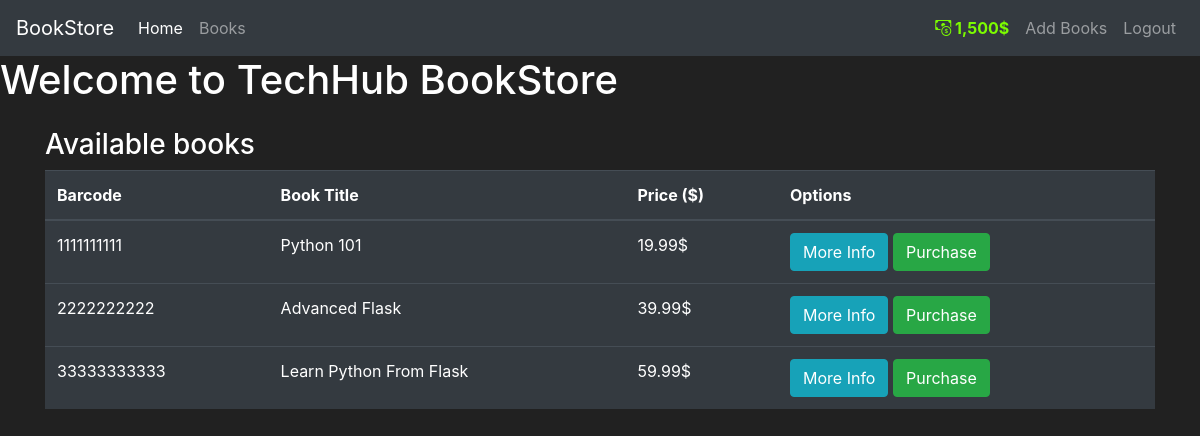
Screenshot of /bookstore (signed in) with the database file from the repository.
### bookstore/models.py (models this page shows, shortened)
class User(db.Model, UserMixin):
    __tablename__ = 'users'
    id = db.Column(db.Integer, primary_key=True)
    username = db.Column(db.String(80), unique=True, nullable=False)
    email = db.Column(db.String(120), unique=True, nullable=False)
    password_hash = db.Column(db.String(128), nullable=False)
    budget = db.Column(db.Integer(), nullable=False, default=1500)
    books = db.relationship('Book', backref='owner', lazy=True)
    @property
    def prettier_budget(self):
        if len(str(self.budget)) >= 4:
            return f'{str(self.budget)[:-3]},{str(self.budget)[-3:]}$'
        else:
            return f"{self.budget}$"
    @property
    def password(self):
        return self.password

class Book(db.Model):
    __tablename__ = 'books'
    id = db.Column(db.Integer, primary_key=True)
    barcode = db.Column(db.String(20), unique=True, nullable=False)
    title = db.Column(db.String(100), nullable=False)
    price = db.Column(db.Float, nullable=False)
    description = db.Column(db.Text, nullable=True)
    owner_id = db.Column(db.Integer, db.ForeignKey('users.id'), nullable=False)

### bookstore/routes.py (the view, shortened to what this page needs)
@app.route('/bookstore', methods=['GET', 'POST'])
def book_store():
    purchase_form = PurchaseBookForm()
    books = Book.query.all()
    users = User.query.all()
    return render_template('book_store.html', books=books, users=users, purchase_form=purchase_form)

### bookstore/models.py (called while the page is built)
@login_manager.user_loader
def load_user(user_id):
    return User.query.get(int(user_id))

### bookstore/templates/book_store.html (shortened to what this page needs)
<!doctype html>
<html lang="en">
  <head>
    <link rel="stylesheet" href="https://cdn.jsdelivr.net/npm/bootstrap@4.5.3/dist/css/bootstrap.min.css">
    {% include 'navbar.html' %}
  </head>
  <body>
    <h1>Welcome to TechHub BookStore</h1>
    <div class="container my-4">
      <h3>Available books</h3>
      <table class="table table-hover table-dark w-100 mx-auto">
          <thead>
              <tr>
                  <th scope="col">Barcode</th>
                  <th scope="col">Book Title</th>
                  <th scope="col">Price ($)</th>
                  <th scope="col">Options</th>
              </tr>
          </thead>
          <tbody>
              {% for book in books %}
              <tr>
                  <td>{{ book.barcode }}</td>
                  <td>{{ book.title }}</td>
                  <td>{{ book.price }}$</td>
                  <td>
                      <button class="btn btn-outline btn-info" data-toggle="modal" data-target="#Modal-MoreInfo-{{ book.id }}">More Info</button>
                      <button class="btn btn-outline btn-success" data-toggle="modal" data-target="#Modal-PurchaseConfirm-{{ book.id }}">Purchase</button>
                  </td>
              </tr>
              {% endfor %}
          </tbody>
      </table>
  </div>
  </body>
</html>

### bookstore/templates/navbar.html (shortened to what this page needs)
<!doctype html>
<html lang="en">
  <head>
    <link rel="stylesheet" href="https://cdn.jsdelivr.net/npm/bootstrap@4.5.3/dist/css/bootstrap.min.css">
  </head>
  <link href="https://cdnjs.cloudflare.com/ajax/libs/bootstrap-icons/1.10.0/font/bootstrap-icons.min.css" rel="stylesheet">
  <body>
    <nav class="navbar navbar-expand-md navbar-dark bg-dark">
        <a class="navbar-brand" href="#">BookStore</a>
        <div class="collapse navbar-collapse" id="navbarNav">
          <ul class="navbar-nav mr-auto">
            <li class="nav-item active">
              <a class="nav-link" href="{{ url_for('home_page') }}">Home <span class="sr-only">(current)</span></a>
            </li>
            <li class="nav-item">
              <a class="nav-link" href="{{ url_for('book_store') }}">Books</a>
            </li>
          </ul>
            {% if current_user.is_authenticated %}
            <ul class="navbar-nav">
              <li class="nav-item">
                <a class="nav-link" style="color: lawngreen; font-weight: bold">
                  <i class="bi bi-cash-coin"></i>
                  {{ current_user.prettier_budget }}
                </a>
              </li>
              <li class="nav-item">
                <a class="nav-link" href="{{ url_for('add_book') }}">Add Books</a>
              </li>
              <li class="nav-item">
                <a class="nav-link" href="{{ url_for('logout_page')}}">Logout</a>
              </li>
            </ul>
            {% endif %}
        </div>
      </nav>
  </body>
</html>

### bookstore/templates/navbar.html (style rules this page uses)
body { background-color: #212121; color: white; }

### bookstore/templates/book_store.html (style rules this page uses)
body { background-color: #212121; color: white; }

### rows the page displays
User: prettier_budget "1,500$"
Book: barcode "1111111111", title "Python 101", price "19.99"
Book: barcode "2222222222", title "Advanced Flask", price "39.99"
Book: barcode "33333333333", title "Learn Python From Flask", price "59.99"
